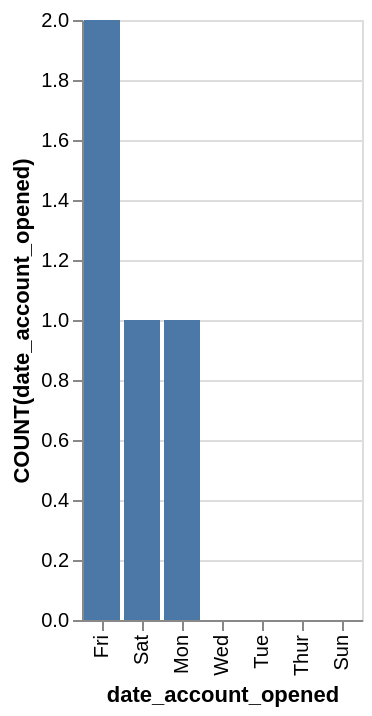

The specification (Vega-Lite) saved for this image:
### Vega-Lite specification from a JSON file in a GitHub repository (floating-point values rounded to 4 significant figures)
{"data": {"values": [{"x_data": "Fri", "y_data": 2}, {"x_data": "Sat", "y_data": 1}, {"x_data": "Mon", "y_data": 1}, {"x_data": "Wed", "y_data": 0}, {"x_data": "Tue", "y_data": 0}, {"x_data": "Thur", "y_data": 0}, {"x_data": "Sun", "y_data": 0}]}, "mark": "bar", "encoding": {"x": {"field": "x_data", "type": "nominal", "title": "date_account_opened", "sort": {"op": "sum", "field": "y_data", "order": "descending"}}, "y": {"field": "y_data", "type": "quantitative", "title": "COUNT(date_account_opened)"}}}
